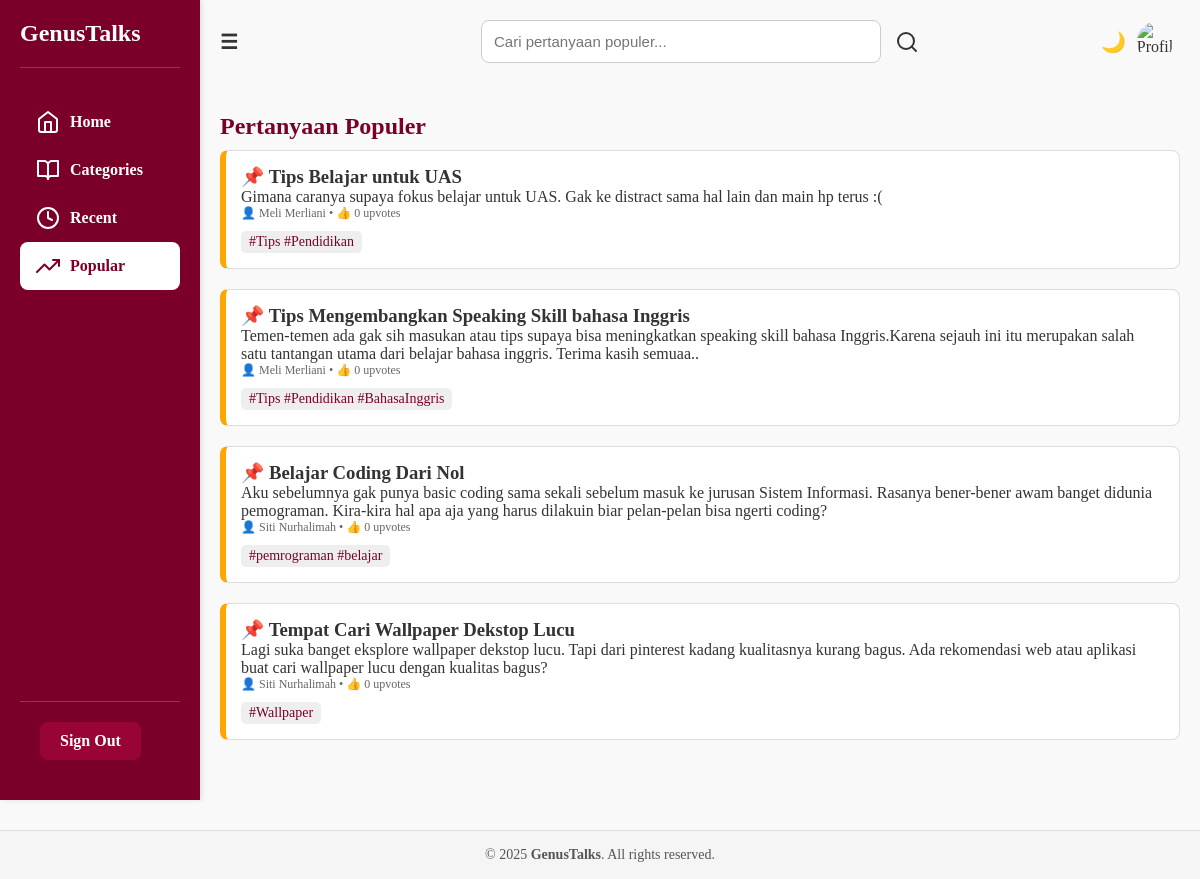
/popular.php (signed in), run on the app's committed database.
### tables this page shows
CREATE TABLE `questions` (
  `id` int(11) NOT NULL,
  `user_id` int(11) NOT NULL,
  `title` varchar(255) NOT NULL,
  `description` text NOT NULL,
  `created_at` datetime DEFAULT current_timestamp(),
  `tags` varchar(255) NOT NULL,
  `upvotes` int(11) DEFAULT 0,
  `image` varchar(255) DEFAULT NULL
);

CREATE TABLE `users` (
  `id` int(11) NOT NULL,
  `fullname` varchar(100) NOT NULL,
  `username` varchar(50) NOT NULL,
  `email` varchar(100) NOT NULL,
  `password` varchar(255) NOT NULL,
  `created_at` datetime DEFAULT current_timestamp(),
  `photo` varchar(255) NOT NULL,
  `foto_profil` varchar(255) DEFAULT NULL
);

### popular.php (the view, shortened to what this page needs)
<?php
include 'koneksi.php';
$id = $_SESSION['id'];
$query = "SELECT foto_profil FROM users WHERE id = $id";
$result = mysqli_query($conn, $query);
$user = mysqli_fetch_assoc($result);
$foto = !empty($user['foto_profil']) ? 'uploads/' . $user['foto_profil'] : 'assets/img/default-avatar.jpg';
?>
<!DOCTYPE html>
<html lang="id">
<head>
  <link rel="stylesheet" href="dashboard.css?v=1.1" />
</head>
<body>
  <div class="container">
     <aside class="sidebar" id="sidebar">
  <div>
    <div class="sidebar-header">
      <h1 class="logo">GenusTalks</h1>
    </div>
    <nav class="menu">
      <a href="dashboard.php"><i data-feather="home"></i><span>Home</span></a>
      <a href="categories.php"><i data-feather="book-open"></i><span>Categories</span></a>
      <a href="recent.php"><i data-feather="clock"></i><span>Recent</span></a>
      <a href="popular.php"><i data-feather="trending-up"></i><span>Popular</span></a>
    </nav>
  </div>
  <div class="sidebar-footer">
    <a href="logout.php" class="signout-btn">Sign Out</a>
  </div>
</aside>
   <main class="main">
      <div class="topbar">
        <div class="topbar-left">
          <button class="toggle-sidebar icon-btn" id="toggleSidebarBtn">☰</button>
        </div>
        <div class="topbar-center">
  <input type="text" class="search-bar" id="searchInput" placeholder="Cari pertanyaan populer..." />
  <i data-feather="search" id="searchBtn" style="cursor:pointer;"></i>
</div>
        <div class="topbar-right">
          <button class="darkmode-toggle icon-btn" id="darkModeBtn">🌙</button>
          <div class="user-profile" onclick="window.location.href='edit_profil.php'">
          <img src="<?php echo $foto; ?>" alt="Profil" class="profile-pic">
           </div>
        </div>
      </div>
      <section class="popular-questions">
  <h2>Pertanyaan Populer</h2>
  <?php
  $query = "
  SELECT q.id, q.title, q.description, q.upvotes, q.tags, u.username
  FROM questions q
  JOIN users u ON q.user_id = u.id
  ORDER BY q.upvotes DESC
  LIMIT 10
";
$result = mysqli_query($conn, $query);
      if (mysqli_num_rows($result) > 0) {
      while ($row = mysqli_fetch_assoc($result)) {
          echo '<div class="question-card">';
          echo '<h3>📌 ' . htmlspecialchars($row['title']) . '</h3>';
          echo '<p>' . htmlspecialchars($row['description']) . '</p>';
          echo '<div class="meta">';
          echo '<span>👤 ' . htmlspecialchars($row['username']) . '</span> • ';
          echo '<span>👍 ' . (int)$row['upvotes'] . ' upvotes</span>';
          echo '</div>';
          echo '<div class="tags">';
          if (!empty($row['tags'])) {
              $tagList = explode(',', $row['tags']);
              foreach ($tagList as $tag) {
                  echo '<span>' . htmlspecialchars($tag) . '</span> ';
              }
          }
          echo '</div>';
          echo '</div>';
      }
  } else {
      echo '<p id="noResults" style="padding: 16px; background: #fff3f3; border: 1px solid #ffbdbd; border-radius: 8px; text-align: center; color: #b30000;">Tidak ada pertanyaan populer ditemukan.</p>';
  }
  ?>
</section>
    </main>
  </div>
  <footer class="main-footer">
  <p>© 2025 <strong>GenusTalks</strong>. All rights reserved.</p>
</footer>
</body>
</html>

### dashboard.css (style rules this page uses)
* { margin: 0; padding: 0; box-sizing: border-box; }
body { font-family: 'Poppins'; background-color: #f9f9f9; color: #333; height: 100%; font-size: 16px; transition: background-color 0.3s ease, color 0.3s ease; }
.container { display: flex; min-height: 100vh; }
.sidebar { position: fixed; top: 0; left: 0; width: 200px; height: 100vh; background-color: #7a0029; display: flex; flex-direction: column; justify-content: space-between; box-shadow: 2px 0 5px rgba(0,0,0,0.1); z-index: 999; padding: 20px; overflow-y: auto; transition: transform 0.4s ease-in-out; }
.sidebar-header { margin-bottom: 30px; border-bottom: 1px solid rgba(255, 255, 255, 0.2); padding-bottom: 20px; }
.sidebar .logo { font-size: 24px; font-weight: bold; color: white; }
.menu a { display: flex; align-items: center; gap: 10px; padding: 12px 16px; border-radius: 8px; text-decoration: none; color: #ffffff; font-weight:bold; transition: background-color 0.3s ease, color 0.3s ease; }
.menu a:hover, .menu a.active { background-color: white; color: #7a0029; font-weight: bold; }
.sidebar-footer { display: flex; justify-content:last baseline; align-items: center; padding: 20px; background-color: transparent; border-top: 1px solid rgba(255, 255, 255, 0.2); }
.signout-btn { padding: 10px 20px; background-color: #980435; color: white; font-family: 'Poppins'; font-size: 16px; text-decoration: none; border-radius: 8px; font-weight: bold; transition: background-color 0.3s; cursor: pointer; border: none; }
.main { margin-left: 200px; padding: 20px; flex-grow: 1; overflow-x: hidden; transition: margin-left 0.4s ease-in-out; }
.topbar { display: flex; align-items: center; justify-content: space-between; margin-bottom: 30px; gap: 20px; }
.topbar-left, .topbar-center, .topbar-right { display: flex; align-items: center; gap: 14px; }
.topbar-left { flex: 1; }
.topbar-center { flex: 2; justify-content: center; }
.topbar-right { flex: 1; justify-content: flex-end; gap: 14px; }
.toggle-sidebar { font-size: 26px; font-weight: bold; background: none; border: none; color: #7a0029; cursor: pointer; margin-right: 12px; }
.search-bar { width: 100%; max-width: 400px; padding: 8px 16px; border-radius: 20px; border: 1px solid #ccc; font-size: 14px; }
.avatar, .profile-pic { width: 40px; height: 40px; border-radius: 50%; object-fit: cover; margin-right: 10px; }
.question h3, .recent-questions h2, .popular-questions h2, .category-list h2 { color: #7a0029; margin-bottom: 10px; }
.tags { margin-top: 10px; }
.tags span { background-color: #eeced6; color: #7a0029; padding: 4px 10px; border-radius: 20px; font-size: 12px; margin-right: 6px; display: inline-block; }
.icon-btn { background: none; border: none; font-size: 20px; cursor: pointer; color: inherit; }
input[type="text"], textarea, input[type="file"] { width: 100%; padding: 12px; font-size: 15px; border: 1px solid #ccc; border-radius: 8px; }
.popular-questions { padding: 20px 0; }
.question-card { position: relative; background-color: #fff; border: 1px solid #ddd; border-left: 6px solid #7a0029; padding: 15px; margin-bottom: 20px; border-radius: 8px; }
.question-card .meta { font-size: 12px; color: #666; margin-bottom: 10px; }
.question-card .tags span { background-color: #eee; border-radius: 5px; padding: 3px 8px; margin-right: 6px; font-size: 14px; }
.popular-questions .question-card { border-left-color: orange; }
.user-profile { width: 40px; height: 40px; cursor: pointer; display: flex; align-items: center; justify-content: center; }
.main-footer { text-align: center; padding: 16px; background-color: #f5f5f5; font-size: 14px; color: #555; border-top: 1px solid #ddd; margin-top: 30px; }

### data on the page
questions: title "Tips Belajar untuk UAS", description "Gimana caranya supaya fokus belajar untuk UAS. Gak ke distract sama hal lain dan main hp terus :(", user.username "Meli Merliani", upvotes "0", tags "#Tips #Pendidikan"
questions: title "Tips Mengembangkan Speaking Skill bahasa Inggris", description "Temen-temen ada gak sih masukan atau tips supaya bisa meningkatkan speaking skill bahasa Inggris.Karena sejauh ini itu merupakan salah satu tantangan utama dari belajar bahasa inggris. Terima kasih semuaa..", user.username "Meli Merliani", upvotes "0", tags "#Tips #Pendidikan #BahasaInggris"
questions: title "Belajar Coding Dari Nol", description "Aku sebelumnya gak punya basic coding sama sekali sebelum masuk ke jurusan Sistem Informasi. Rasanya bener-bener awam banget didunia pemograman. Kira-kira hal apa aja yang harus dilakuin biar pelan-pelan bisa ngerti coding?", user.username "Siti Nurhalimah", upvotes "0", tags "#pemrograman #belajar"
questions: title "Tempat Cari Wallpaper Dekstop Lucu", description "Lagi suka banget eksplore wallpaper dekstop lucu. Tapi dari pinterest kadang kualitasnya kurang bagus. Ada rekomendasi web atau aplikasi buat cari wallpaper lucu dengan kualitas bagus?", user.username "Siti Nurhalimah", upvotes "0", tags "#Wallpaper"
